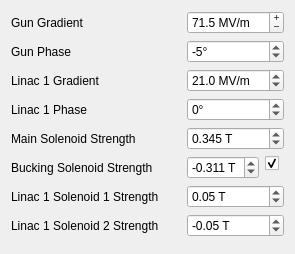
             <widget class="QWidget" name="tab_11">
              <attribute name="title">
               <string>Magnets and RF</string>
              </attribute>
              <layout class="QFormLayout" name="formLayout_4">
               <item row="0" column="0">
                <widget class="QLabel" name="gun_gradient_label">
                 <property name="sizePolicy">
                  <sizepolicy hsizetype="Expanding" vsizetype="Preferred">
                   <horstretch>0</horstretch>
                   <verstretch>0</verstretch>
                  </sizepolicy>
                 </property>
                 <property name="minimumSize">
                  <size>
                   <width>170</width>
                   <height>0</height>
                  </size>
                 </property>
                 <property name="text">
                  <string>Gun Gradient</string>
                 </property>
                </widget>
               </item>
               <item row="0" column="1">
                <widget class="QDoubleSpinBox" name="doubleSpinBox">
                 <property name="sizePolicy">
                  <sizepolicy hsizetype="Preferred" vsizetype="Fixed">
                   <horstretch>0</horstretch>
                   <verstretch>0</verstretch>
                  </sizepolicy>
                 </property>
                 <property name="maximumSize">
                  <size>
                   <width>150</width>
                   <height>16777215</height>
                  </size>
                 </property>
                 <property name="accessibleName">
                  <string>Gun:CLA-LRG1-GUN-CAV:field_amplitude</string>
                 </property>
                 <property name="buttonSymbols">
                  <enum>QAbstractSpinBox::PlusMinus</enum>
                 </property>
                 <property name="suffix">
                  <string> MV/m</string>
                 </property>
                 <property name="decimals">
                  <number>1</number>
                 </property>
                 <property name="minimum">
                  <double>0.000000000000000</double>
                 </property>
                 <property name="maximum">
                  <double>100.000000000000000</double>
                 </property>
                 <property name="singleStep">
                  <double>0.500000000000000</double>
                 </property>
                 <property name="value">
                  <double>71.500000000000000</double>
                 </property>
                </widget>
               </item>
               <item row="1" column="0">
                <widget class="QLabel" name="gun_phase_label">
                 <property name="minimumSize">
                  <size>
                   <width>170</width>
                   <height>0</height>
                  </size>
                 </property>
                 <property name="text">
                  <string>Gun Phase</string>
                 </property>
                </widget>
               </item>
               <item row="1" column="1">
                <widget class="QDoubleSpinBox" name="gun_phase">
                 <property name="maximumSize">
                  <size>
                   <width>150</width>
                   <height>16777215</height>
                  </size>
                 </property>
                 <property name="accessibleName">
                  <string>Gun:CLA-LRG1-GUN-CAV:phase</string>
                 </property>
                 <property name="suffix">
                  <string>°</string>
                 </property>
                 <property name="decimals">
                  <number>0</number>
                 </property>
                 <property name="minimum">
                  <double>-180.000000000000000</double>
                 </property>
                 <property name="maximum">
                  <double>180.000000000000000</double>
                 </property>
                 <property name="value">
                  <double>-5.000000000000000</double>
                 </property>
                </widget>
               </item>
               <item row="2" column="0">
                <widget class="QLabel" name="linac1_gradient_label">
                 <property name="sizePolicy">
                  <sizepolicy hsizetype="Preferred" vsizetype="Preferred">
                   <horstretch>0</horstretch>
                   <verstretch>0</verstretch>
                  </sizepolicy>
                 </property>
                 <property name="minimumSize">
                  <size>
                   <width>170</width>
                   <height>0</height>
                  </size>
                 </property>
                 <property name="text">
                  <string>Linac 1 Gradient</string>
                 </property>
                </widget>
               </item>
               <item row="2" column="1">
                <widget class="QDoubleSpinBox" name="linac_1_gradient_2">
                 <property name="maximumSize">
                  <size>
                   <width>150</width>
                   <height>16777215</height>
                  </size>
                 </property>
                 <property name="accessibleName">
                  <string>Linac:CLA-L01-CAV:field_amplitude</string>
                 </property>
                 <property name="suffix">
                  <string> MV/m</string>
                 </property>
                 <property name="decimals">
                  <number>1</number>
                 </property>
                 <property name="maximum">
                  <double>25.000000000000000</double>
                 </property>
                 <property name="singleStep">
                  <double>0.500000000000000</double>
                 </property>
                 <property name="value">
                  <double>21.000000000000000</double>
                 </property>
                </widget>
               </item>
               <item row="3" column="0">
                <widget class="QLabel" name="linac1_phase_label">
                 <property name="sizePolicy">
                  <sizepolicy hsizetype="Preferred" vsizetype="Preferred">
                   <horstretch>0</horstretch>
                   <verstretch>0</verstretch>
                  </sizepolicy>
                 </property>
                 <property name="minimumSize">
                  <size>
                   <width>170</width>
                   <height>0</height>
                  </size>
                 </property>
                 <property name="text">
                  <string>Linac 1 Phase</string>
                 </property>
                </widget>
               </item>
               <item row="3" column="1">
                <widget class="QDoubleSpinBox" name="linac1_phase_2">
                 <property name="maximumSize">
                  <size>
                   <width>150</width>
                   <height>16777215</height>
                  </size>
                 </property>
                 <property name="accessibleName">
                  <string>Linac:CLA-L01-CAV:phase</string>
                 </property>
                 <property name="suffix">
                  <string>°</string>
                 </property>
                 <property name="decimals">
                  <number>0</number>
                 </property>
                 <property name="minimum">
                  <double>-180.000000000000000</double>
                 </property>
                 <property name="maximum">
                  <double>180.000000000000000</double>
                 </property>
                </widget>
               </item>
               <item row="4" column="0">
                <widget class="QLabel" name="bucking_coil_and_sol_strength_label">
                 <property name="sizePolicy">
                  <sizepolicy hsizetype="Preferred" vsizetype="Preferred">
                   <horstretch>0</horstretch>
                   <verstretch>0</verstretch>
                  </sizepolicy>
                 </property>
                 <property name="minimumSize">
                  <size>
                   <width>170</width>
                   <height>0</height>
                  </size>
                 </property>
                 <property name="text">
                  <string>Main Solenoid Strength</string>
                 </property>
                </widget>
               </item>
               <item row="4" column="1">
                <widget class="QDoubleSpinBox" name="sol_strength">
                 <property name="maximumSize">
                  <size>
                   <width>150</width>
                   <height>16777215</height>
                  </size>
                 </property>
                 <property name="accessibleName">
                  <string>Gun:CLA-LRG1-MAG-SOL-01:field_amplitude</string>
                 </property>
                 <property name="suffix">
                  <string> T</string>
                 </property>
                 <property name="decimals">
                  <number>3</number>
                 </property>
                 <property name="minimum">
                  <double>-0.500000000000000</double>
                 </property>
                 <property name="maximum">
                  <double>0.500000000000000</double>
                 </property>
                 <property name="singleStep">
                  <double>0.001000000000000</double>
                 </property>
                 <property name="value">
                  <double>0.345000000000000</double>
                 </property>
                </widget>
               </item>
               <item row="6" column="0">
                <widget class="QLabel" name="label_7">
                 <property name="minimumSize">
                  <size>
                   <width>170</width>
                   <height>0</height>
                  </size>
                 </property>
                 <property name="text">
                  <string>Bucking Solenoid Strength</string>
                 </property>
                </widget>
               </item>
               <item row="7" column="0">
                <widget class="QLabel" name="linac1_sol1_strength_label">
                 <property name="sizePolicy">
                  <sizepolicy hsizetype="Preferred" vsizetype="Preferred">
                   <horstretch>0</horstretch>
                   <verstretch>0</verstretch>
                  </sizepolicy>
                 </property>
                 <property name="minimumSize">
                  <size>
                   <width>170</width>
                   <height>0</height>
                  </size>
                 </property>
                 <property name="text">
                  <string>Linac 1 Solenoid 1 Strength</string>
                 </property>
                </widget>
               </item>
               <item row="7" column="1">
                <widget class="QDoubleSpinBox" name="linac1_sol1_strength_2">
                 <property name="maximumSize">
                  <size>
                   <width>150</width>
                   <height>16777215</height>
                  </size>
                 </property>
                 <property name="accessibleName">
                  <string>Linac:CLA-L01-MAG-SOL-01:field_amplitude</string>
                 </property>
                 <property name="suffix">
                  <string> T</string>
                 </property>
                 <property name="minimum">
                  <double>-0.500000000000000</double>
                 </property>
                 <property name="maximum">
                  <double>0.500000000000000</double>
                 </property>
                 <property name="singleStep">
                  <double>0.010000000000000</double>
                 </property>
                 <property name="value">
                  <double>0.050000000000000</double>
                 </property>
                </widget>
               </item>
               <item row="8" column="0">
                <widget class="QLabel" name="linac1_sol2_strength_label">
                 <property name="sizePolicy">
                  <sizepolicy hsizetype="Preferred" vsizetype="Preferred">
                   <horstretch>0</horstretch>
                   <verstretch>0</verstretch>
                  </sizepolicy>
                 </property>
                 <property name="minimumSize">
                  <size>
                   <width>170</width>
                   <height>0</height>
                  </size>
                 </property>
                 <property name="text">
                  <string>Linac 1 Solenoid 2 Strength</string>
                 </property>
                </widget>
               </item>
               <item row="8" column="1">
                <widget class="QDoubleSpinBox" name="linac1_sol2_strength_2">
                 <property name="maximumSize">
                  <size>
                   <width>150</width>
                   <height>16777215</height>
                  </size>
                 </property>
                 <property name="accessibleName">
                  <string>Linac:CLA-L01-MAG-SOL-02:field_amplitude</string>
                 </property>
                 <property name="suffix">
                  <string> T</string>
                 </property>
                 <property name="minimum">
                  <double>-0.500000000000000</double>
                 </property>
                 <property name="maximum">
                  <double>0.500000000000000</double>
                 </property>
                 <property name="singleStep">
                  <double>0.010000000000000</double>
                 </property>
                 <property name="value">
                  <double>-0.050000000000000</double>
                 </property>
                </widget>
               </item>
               <item row="6" column="1">
                <widget class="QWidget" name="widget_3" native="true">
                 <property name="maximumSize">
                  <size>
                   <width>150</width>
                   <height>16777215</height>
                  </size>
                 </property>
                 <layout class="QFormLayout" name="formLayout_10">
                  <property name="horizontalSpacing">
                   <number>6</number>
                  </property>
                  <property name="verticalSpacing">
                   <number>6</number>
                  </property>
                  <property name="leftMargin">
                   <number>0</number>
                  </property>
                  <property name="topMargin">
                   <number>0</number>
                  </property>
                  <property name="rightMargin">
                   <number>5</number>
                  </property>
                  <property name="bottomMargin">
                   <number>0</number>
                  </property>
                  <item row="0" column="0">
                   <widget class="QDoubleSpinBox" name="buckingsol_strength">
                    <property name="accessibleName">
                     <string>Gun:CLA-LRG1-MAG-BSOL-01:field_amplitude</string>
                    </property>
                    <property name="suffix">
                     <string> T</string>
                    </property>
                    <property name="decimals">
                     <number>3</number>
                    </property>
                    <property name="minimum">
                     <double>-0.500000000000000</double>
                    </property>
                    <property name="maximum">
                     <double>0.000000000000000</double>
                    </property>
                    <property name="singleStep">
                     <double>0.005000000000000</double>
                    </property>
                    <property name="value">
                     <double>-0.311000000000000</double>
                    </property>
                   </widget>
                  </item>
                  <item row="0" column="1">
                   <widget class="QCheckBox" name="bsol_track_checkBox">
                    <property name="maximumSize">
                     <size>
                      <width>150</width>
                      <height>16777215</height>
                     </size>
                    </property>
                    <property name="toolTip">
                     <string>Track Main Solenoid Field</string>
                    </property>
                    <property name="whatsThis">
                     <string>Track Main Solenoid Field</string>
                    </property>
                    <property name="accessibleName">
                     <string>Gun:bsol_tracking:value</string>
                    </property>
                    <property name="layoutDirection">
                     <enum>Qt::RightToLeft</enum>
                    </property>
                    <property name="text">
                     <string/>
                    </property>
                    <property name="checked">
                     <bool>true</bool>
                    </property>
                   </widget>
                  </item>
                 </layout>
                </widget>
               </item>
               <item row="9" column="0" colspan="2">
                <spacer name="verticalSpacer_2">
                 <property name="orientation">
                  <enum>Qt::Vertical</enum>
                 </property>
                 <property name="sizeHint" stdset="0">
                  <size>
                   <width>20</width>
                   <height>0</height>
                  </size>
                 </property>
                </spacer>
               </item>
              </layout>
             </widget>
